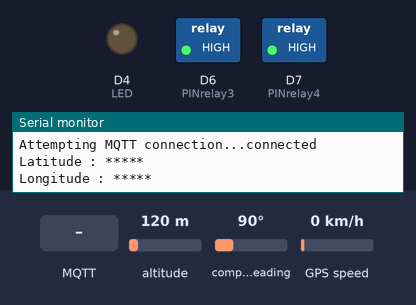
Bench run of a program on a simulated ESP8266 (NodeMCU). Parts: switched loads named in the program (green lamp = pin HIGH), output pins drawn as LEDs (lit = HIGH), the last lines printed to the serial monitor. Inputs (shaded band) come from the test bench; at power-on: altitude 120 m, compass heading 90°, GPS speed 0 km/h. WiFi joins after 1.5 s; servers stay silent unless stated; random numbers use the default seed unless the program sets one; the GPS gets a fix after 3 s at 37.7749, -122.4194 with 8 satellites; no MQTT or app messages arrive unless stated.

Above: at 2.7 s.
2.8 s: MQTT message "0" arrives on the first subscribed topic
At 4.3 s:
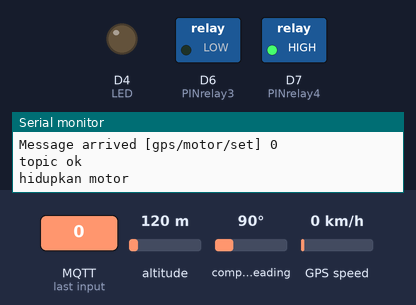
6.9 s: MQTT message "1" arrives on the first subscribed topic
At 10.9 s:
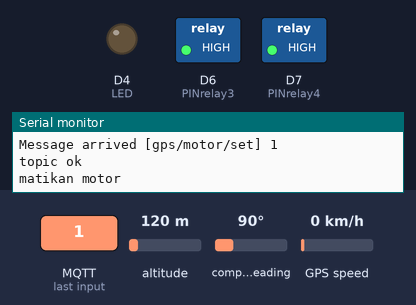
11.0 s: MQTT message "3" arrives on the first subscribed topic
At 13.1 s:
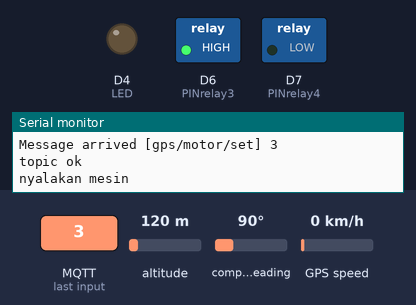
Timing chart, 0 to 16.3 s (numbered marks = the images above; inputs shaded):
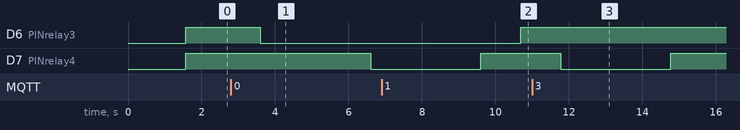

Measured:
- after the input at 2.8 s, D6 (PINrelay3): HIGH → LOW after 0.81 s; D7 (PINrelay4): HIGH → LOW after 3.8 s
- after the input at 6.9 s, D6 (PINrelay3): LOW → HIGH after 3.8 s
- after the input at 11.0 s, D7 (PINrelay4): HIGH → LOW after 0.78 s, → HIGH 3.0 s later

The program:

main.cpp
```cpp
#include <Arduino.h>

#include <ESP8266WiFi.h>
#include <TinyGPS++.h>
#include <SoftwareSerial.h>
#include <String.h>

#include <DNSServer.h>
#include <ESP8266WebServer.h>
#include <WiFiManager.h>         // https://github.com/tzapu/WiFiManager

#include <PubSubClient.h>

#define PINrelay3 D6 //kontak
#define PINrelay4 D7 //starter

WiFiManager wm;
WiFiClient espClient;
PubSubClient client(espClient);

unsigned long lastMsg = 0;
#define MSG_BUFFER_SIZE	(50)
char msg[MSG_BUFFER_SIZE];
int value = 0;

bool tugasSudahDikerjakan = false; // Menandai apakah tugas sudah dikerjakan

// const char* mqtt_server = "test.mosquitto.org"; // Alamat broker MQTT
const char* mqtt_server = "broker.hivemq.com"; // Alamat broker MQTT
const int mqttPort = 1883; // Port MQTT default

const char* topic_set = "gps/motor/set"; //topic untuk menerima pesan
const char* topic_get = "gps/motor/get"; //topic untuk membalas pesan

double lat_val, lng_val;
bool loc_valid;
bool fl_device_ready = 0;
uint8_t fl_count_before_send = 0;

static const int RXPin = D4, TXPin = D3;
static const uint32_t GPSBaud = 9600;
int LED = LED_BUILTIN;

volatile float minutes, seconds;
volatile int degree, secs, mins;

String link;
String link1;

TinyGPSPlus gps;
SoftwareSerial ss(RXPin, TXPin);


void Wifi_connetion(){

  if(wm.getWiFiSSID() == ""){
    bool res;
    res = wm.autoConnect("AutoConnectAP"); // anonymous ap

    if(!res) {
        Serial.println("Failed to connect");
        // ESP.restart();
    }
    else {
        //if you get here you have connected to the WiFi
        Serial.println("connected...yeey :)");
    }
  }
  else {
    Serial.println();
    Serial.print("Menghubungkan ke WiFi: ");
    Serial.println(wm.getWiFiSSID());

    WiFi.begin(wm.getWiFiSSID(), wm.getWiFiPass());

    while (WiFi.status() != WL_CONNECTED) {
      delay(500);
      Serial.print(".");
    }

    Serial.println("");
    Serial.println("Koneksi WiFi berhasil");
    Serial.print("Alamat IP: ");
    Serial.println(WiFi.localIP());
  }

}

void mqtt_connet(){
  while (!client.connected()) {
    Serial.print("Attempting MQTT connection...");
    // Create a random client ID
    String clientId = "ESP8266Client-";
    clientId += String(random(0xffff), HEX);
    // Attempt to connect
    if (client.connect(clientId.c_str())) {
      Serial.println("connected");
      // ... and resubscribe
      client.subscribe(topic_set);
    } else {
      Serial.print("failed, rc=");
      Serial.print(client.state());
      Serial.println(" try again in 5 seconds");
      // Wait 5 seconds before retrying
      delay(5000);
    }
  }
}

void callback(char* topic, byte* payload, unsigned int length) {
  Serial.print("Message arrived [");
  Serial.print(topic);
  Serial.print("] ");
  for (int i = 0; i < length; i++) {
    Serial.print((char)payload[i]);
  }
  Serial.println();

  if(strcmp(topic, topic_set) == 0){
    Serial.println("topic ok");
    if(payload[0] == '0'){
      Serial.println("hidupkan motor");
      digitalWrite(PINrelay3, LOW);
      delay(3000);
      digitalWrite(PINrelay4, LOW);
      delay(3000);
      digitalWrite(PINrelay4, HIGH);
      client.publish(topic_get, "\"0\"");

    }
    else if(payload[0] == '1'){
      Serial.println("matikan motor");
      digitalWrite(PINrelay3, HIGH);
      client.publish(topic_get, "\"1\"");
    }
    else if(payload[0] == '2'){
      Serial.println("nyalakan kontak");
      digitalWrite(PINrelay3, LOW);
      client.publish(topic_get, "\"2\"");
    }
    else if(payload[0] == '3'){
      Serial.println("nyalakan mesin");
      digitalWrite(PINrelay4, LOW);
      delay(3000);
      digitalWrite(PINrelay4, HIGH);
      client.publish(topic_get, "\"3\"");
    }
    else if(payload[0] == '4'){
      Serial.println("lokasi");

      String lokasi = String(lat_val, 8) + "," + String(lng_val,8);
      client.publish(topic_get, lokasi.c_str());

    }

  }
  else{
    Serial.println("topic Nok abaikan pesan");
  }
}

void setup(){
  Serial.begin(9600);
  WiFi.mode(WIFI_STA);

  // reset settings - wipe stored credentials for testing
  // these are stored by the esp library
  // wm.resetSettings();

  Wifi_connetion();

  client.setServer(mqtt_server, mqttPort);
  client.setCallback(callback);

  mqtt_connet();

  pinMode(LED, OUTPUT);
  pinMode(PINrelay3, OUTPUT);
  pinMode(PINrelay4, OUTPUT);
  digitalWrite(PINrelay3, HIGH); // relay aktiv low
  digitalWrite(PINrelay4, HIGH); // relay aktiv low
}

void wifi_reconnet(){

  Serial.println();
  Serial.print("Menghubungkan ke WiFi: ");
  Serial.println(wm.getWiFiSSID());
  WiFi.begin(wm.getWiFiSSID(), wm.getWiFiPass());

  while (WiFi.status() != WL_CONNECTED) {
    delay(500);
    Serial.print(".");
  }

  Serial.println("");
  Serial.println("Koneksi WiFi berhasil");
  Serial.print("Alamat IP: ");
  Serial.println(WiFi.localIP());

}

static void smartDelay(unsigned long ms)
{
  unsigned long start = millis();
  ss.begin(GPSBaud);
  do
  {
    while (ss.available())  /* Encode data read from GPS while data is available on serial port */
      gps.encode(ss.read());
/* Encode basically is used to parse the string received by the GPS and to store it in a buffer so that information can be extracted from it */
  } while (millis() - start < ms);
}
void DegMinSec( double tot_val)   /* Convert data in decimal degrees into degrees minutes seconds form */
{
  degree = (int)tot_val;
  minutes = tot_val - degree;
  seconds = 60 * minutes;
  minutes = (int)seconds;
  mins = (int)minutes;
  seconds = seconds - minutes;
  seconds = 60 * seconds;
  secs = (int)seconds;
}

void loop(){
  unsigned long currentMillis = millis(); // Waktu sekarang

  if (WiFi.status() != WL_CONNECTED) {
    Serial.println("Koneksi WiFi terputus, mencoba untuk menyambung kembali...");
    wifi_reconnet();
  }
  if (!client.connected()){
      mqtt_connet();
  }
  client.loop();

  smartDelay(1000);
  unsigned long start;

  lat_val = gps.location.lat(); /* Get latitude data */
  loc_valid = gps.location.isValid(); /* Check if valid location data is available */
  lng_val = gps.location.lng(); /* Get longtitude data */

  if (!loc_valid)
  {
    Serial.print("Latitude : ");
    Serial.println("*****");
    Serial.print("Longitude : ");
    Serial.println("*****");
  }
  else
  {
    DegMinSec(lat_val);
    Serial.print("Latitude in Decimal Degrees : ");
    Serial.println(lat_val, 6);
    DegMinSec(lng_val); /* Convert the decimal degree value into degrees minutes seconds form */
    Serial.print("Longitude in Decimal Degrees : ");
    Serial.println(lng_val, 6);
    if(fl_device_ready == 0){
      fl_count_before_send++;
      if(fl_count_before_send == 10){
        fl_device_ready = 1;
        fl_count_before_send = 0;
        client.publish(topic_get, "\"6\"");
        Serial.println("kirim pesan, perangkat siap");
      }
    }
  }
}
```
